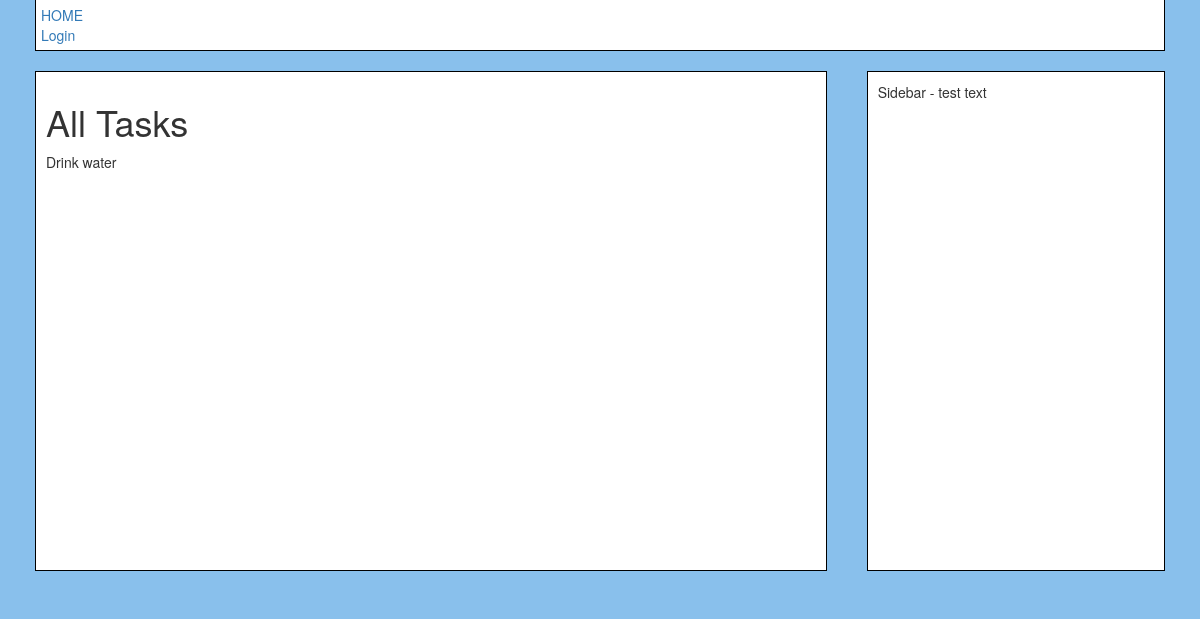
The page /viewTasks on the database as committed earlier.
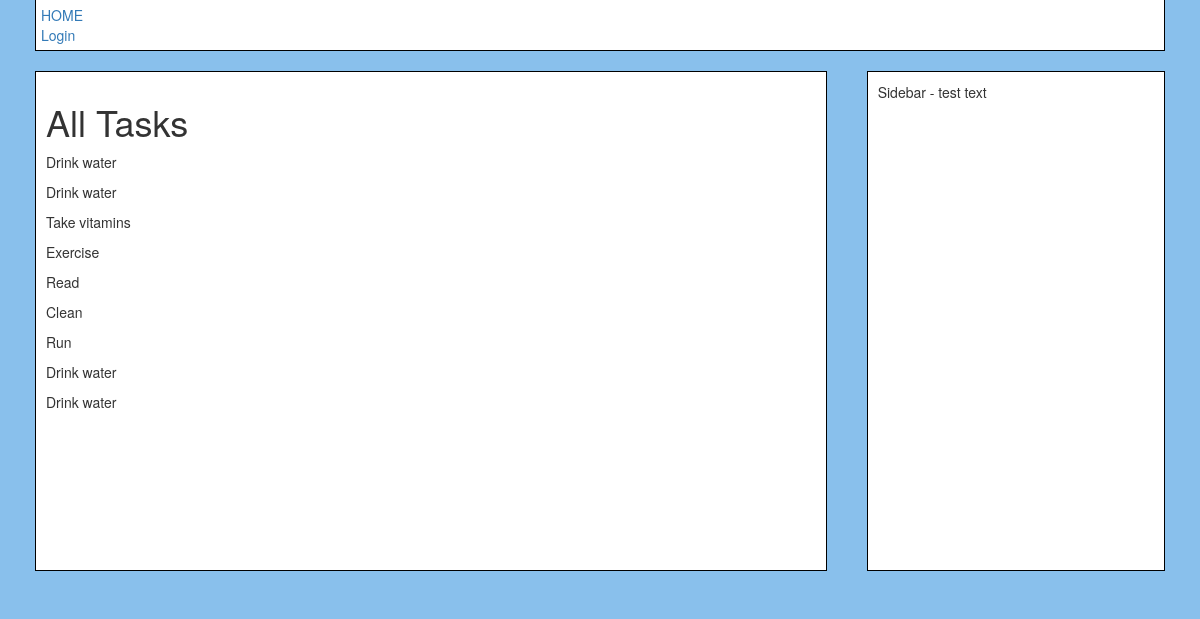
The same page on the database as committed later.
### app/models.py (models this page shows, shortened)
class Task(db.Model):
    id = db.Column(db.Integer, index=True, primary_key=True)
    name = db.Column(db.String(120), index=True)
    date = db.Column(db.Date, index=True)
    completed = db.Column(db.Boolean)
    user_id = db.Column(db.Integer, db.ForeignKey('user.id'))

### app/routes/routes.py (the view)
@app.route('/viewTasks')
def viewTasks():
    tasks = Task.query.all()
    return render_template('viewTasks.html', title='View Tasks', tasks=tasks)

### app/templates/viewTasks.html (shortened to what this page needs)
{% extends 'bootstrap/base.html' %}
{% block styles %}
{{super()}}
<link rel="stylesheet" href="{{ url_for('static', filename='style.css') }}">
{% endblock %}
{% block content %}
<div class="container">
<div class="main">
<div class="content">
<h1>All Tasks</h1>
{% for task in tasks %}
<p>{{ task.name }}</p>
{% endfor %}
</div>
</div>
{% include 'sidebar.html' %}
</div>
{% endblock %}

### app/templates/header.html (shortened to what this page needs)
{% block head %}
<head>
    <div class="navbar">
        <a href="/">HOME</a><br>
        {% if current_user.is_anonymous %}
        <a href="{{ url_for('login') }}">Login</a>
        {% else %}
        <a href="{{ url_for('logout') }}">Logout</a>
        {% endif %}
    </div>
</head>
{% endblock %}

### app/templates/sidebar.html
<div class="sidebar">
    <div class="content">
    <p>Sidebar - test text</p>
    </div>
</div>

### app/static/style.css (style rules this page uses)
.navbar { background-color: white; border: 1px solid black; border-top: transparent; border-radius: 0; margin-left: 35px; margin-right: 35px; padding: 5px; margin-bottom: 0px; }
body { background-color: rgb(137, 192, 236); margin: 0px; padding: 0px; }
.container { display: flex; flex-direction: row; width: 100%; }
.sidebar, .main { display: flex; flex-direction: column; height: 500px; margin: 20px; border: 1px solid black; background-color: white; }
.sidebar { flex-grow: 1; width: 200px; }
.main { flex-grow: 5; width: 300px; }
.content { padding: 10px; }

Rows that differ between the two databases and show on the page:
added Task: name "Drink water"
added Task: name "Take vitamins"
added Task: name "Exercise"
added Task: name "Read"
added Task: name "Clean"
added Task: name "Run"
added Task: name "Drink water"
added Task: name "Drink water"
